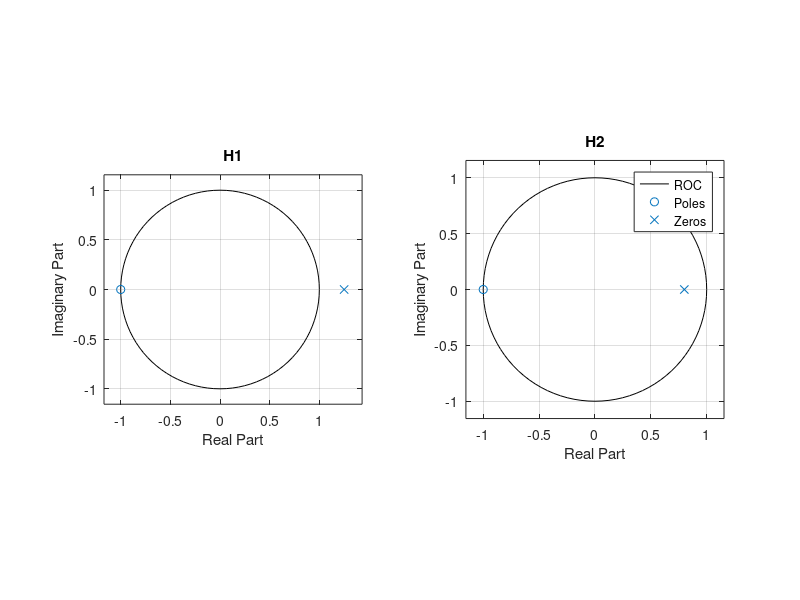
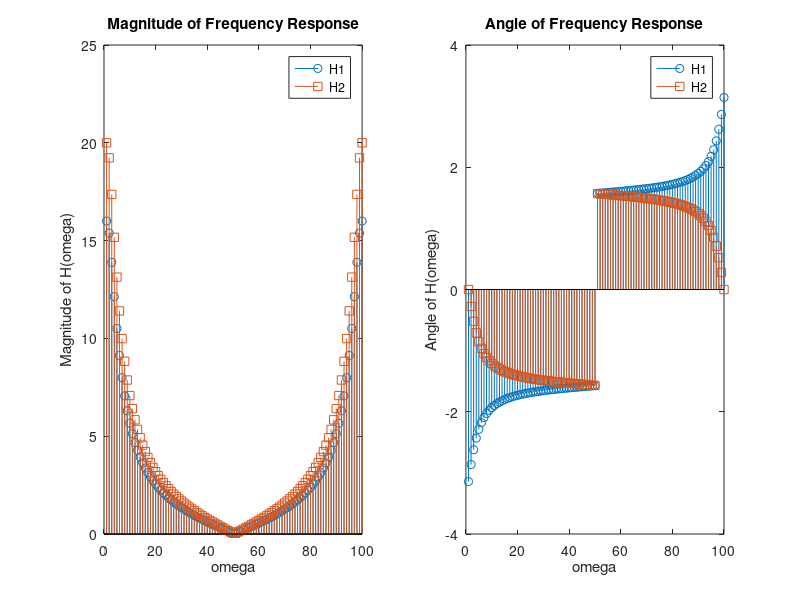
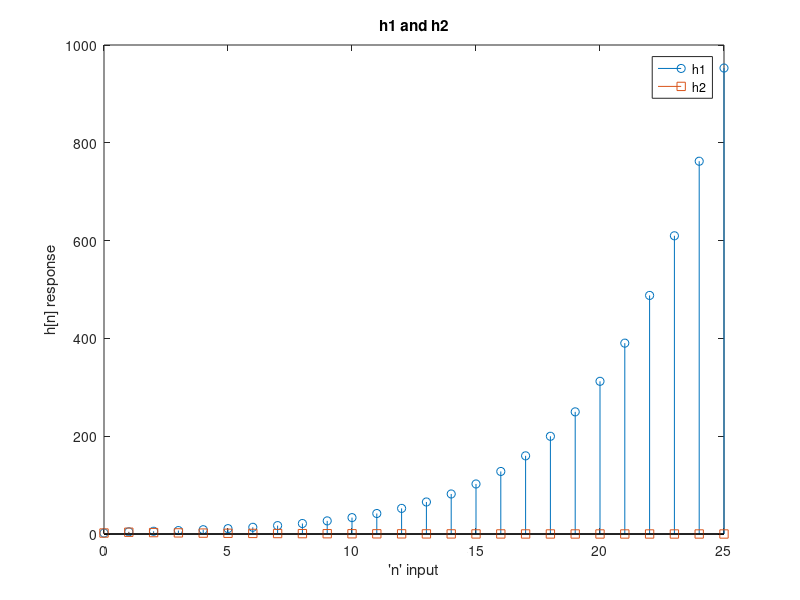

The MATLAB script that drew these images, in order:
clear;
clc;

%Coffecients of the polynomial
H1N = [2, 2];
H1D = [1, -1.25];
H2N = [2, 2];
H2D = [1, -0.8];

subplot(1,2,1);
%[z1, p1, k1] = tf2zpk(H1N, H1D);
zplane(H1N, H1D);
title('H1');
ylabel('Imaginary Part');
xlabel('Real Part');
%pole at x=1.25
%zero at x=-1
%Unstable as pole is >1 or in other words outside of the ROC
subplot(1,2,2);
%[z2, p2, k2] = tf2zpk(H2N, H2D);
zplane(H2N, H2D);
title('H2');
ylabel('Imaginary Part');
xlabel('Real Part');
legend('ROC', 'Poles', 'Zeros');
%pole at x=0.8
%zero at x=-1
%Stable as pole is <1 or in other words is inside the ROC

%Part B
figure(2);

%Setup  variables
omega = linspace(0, 2*pi);
z = exp(j * omega);
H1omega = (2 + 2 .*z.^-1)./(1 - 1.25 .*z.^-1);
H2omega = (2 + 2 .*z.^-1)./(1 - 0.8 .*z.^-1);
%Seperate the complex array into it's phasor parts
H1omegaMag = abs(H1omega);
H1omegaAng = angle(H1omega);
H2omegaMag = abs(H2omega);
H2omegaAng = angle(H2omega);

%Plot H1
subplot(1,2,1);
stem(H1omegaMag);
hold on;
stem(H2omegaMag, 'Marker', 'square');
title('Magnitude of Frequency Response');
xlabel('omega');
ylabel('Magnitude of H(omega)');
legend('H1', 'H2');

%Plot H2
subplot(1,2,2);
stem(H1omegaAng);
hold on;
stem(H2omegaAng, 'Marker', 'square');
title('Angle of Frequency Response');
xlabel('omega');
ylabel('Angle of H(omega)');
legend('H1', 'H2');

%Part C
figure(3);

%Setup variables
n = [0:25];
%skip n=0 for second terms
h1 = 2*(5/4).^n + 2*(5/4).^(n-1).*[0, ones(1,25)];
h2 = 2*(4/5).^n + 2*(4/5).^(n-1).*[0, ones(1,25)];

%Plot the time domain h[n] to verify convergence from part a
stem(n, h1);
hold on;
stem(n, h2, 'Marker', 'square');
title('h1 and h2');
ylabel('h[n] response');
xlabel('''n'' input');
legend('h1', 'h2');